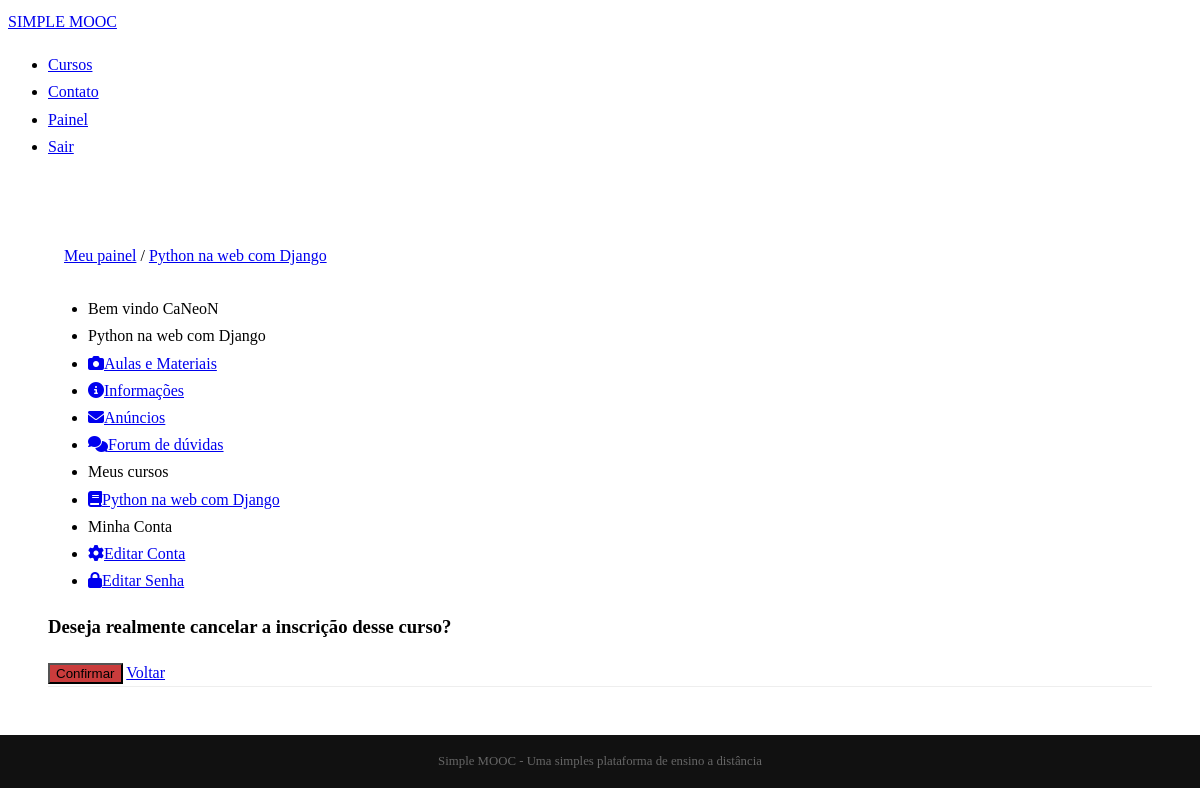
Screenshot of /cursos/python-na-web-com-django/cancelar-inscricao (signed in) with the database file from the repository.
### Simplemooc/courses/models.py (models this page shows, shortened)
class Course(models.Model):
    name = models.CharField("Nome", max_length=100)
    slug = models.SlugField('Atalho')
    description = models.TextField('Descrição simples', blank=True)
    about = models.TextField('Sobre o curso', blank=True)
    start_date = models.DateField('Data de início', blank=True, null=True)
    created_at = models.DateTimeField('Criado em', auto_now_add=True)
    updated_at = models.DateField('Editado em', auto_now=True)
    image = models.ImageField(upload_to = 'courses/images', verbose_name='Imagem', blank=True, null=True)
    objects = CourseManager() #define o método de pesquisa da tabela
    def __str__(self):
        return self.name
    class Meta:
        verbose_name = 'Curso'
        verbose_name_plural = 'Cursos'
        ordering = ['name']

class Enrollments(models.Model):
    STATUS_CHOICES = (
        (0, 'Pendente'),
        (1, 'Aprovado'),
        (2, 'Cancelado'),
        (3, 'Indisponível')
    )
    user = models.ForeignKey(settings.AUTH_USER_MODEL, on_delete=models.CASCADE,
    related_name = 'enrollments_user', verbose_name='Usuário')
    course = models.ForeignKey(Course, on_delete=models.RESTRICT,
    related_name='enrollments_course', verbose_name='Curso')
    status = models.IntegerField('Situação', choices=STATUS_CHOICES, default=0, blank=True)
    created_at = models.DateTimeField('Criado em', auto_now_add=True, blank=True)
    updated_at = models.DateTimeField('Atualizado em', auto_now=True, blank=True)
    class Meta:
        verbose_name = 'Inscrição'
        verbose_name_plural = 'Inscrições'
        ordering = ['course']
        unique_together = (('user', 'course'),)

### Simplemooc/accounts/models.py (models this page shows, shortened)
class User(AbstractBaseUser, PermissionsMixin):
    username = models.CharField(
        'Nome de usuário', max_length=30, unique=True, #O unique = True é necessário
        validators= [RegexValidator(re.compile('^[\w.@+-]+$'), 'O nomes de usuário inserido é inválido')]
    )
    email = models.EmailField('Email', unique=True)
    name = models.CharField('Nome', max_length=100)
    is_active = models.BooleanField('Está ativo?', blank=True, default=True)
    is_staff = models.BooleanField('É da equipe?', blank=True, default=False)
    date_joined = models.DateTimeField('Data de entrada', auto_now_add=True)
    objects = UserManager()
    USERNAME_FIELD = 'username'
    REQUIRED_FIELDS = ['email'] #Lista com atributos obrigatórios
    def __str__(self): # Retorna um nome para o objeto
        return self.name or self.username
    class Meta:
        verbose_name = 'Usuário'
        verbose_name_plural = 'Usuários'

### Simplemooc/courses/views.py (the view)
# urls.py: path('<slug:slug>/cancelar-inscricao', views.undo_enrollment, name = 'undo-enrollment'),
@login_required
def undo_enrollment(request, slug):
    course = get_object_or_404(Course, slug = slug)
    enrollment = get_object_or_404(Enrollments, course = course, user = request.user)
    if request.method == 'POST':
        enrollment.delete()
        messages.success(request, 'Inscrição cancelada com sucesso')
        return redirect('accounts:dashboard')
    template_name = 'courses/undo_enrollment.html'
    context = {
        'course' : course,
        'enrollment' : enrollment
    }
    return render(request, template_name, context)

### Simplemooc/accounts/templatetags/course_tags.py (called while the page is built)
@register.inclusion_tag('accounts/templatetags/my_course.html') # Pasta do template da tag
def my_courses(user):
    enrollments = Enrollments.objects.filter(user = user)
    context = {
        'enrollments' : enrollments
    }
    return context

### Simplemooc/courses/templates/courses/undo_enrollment.html (shortened to what this page needs)
{%extends 'courses/course_dashboard.html'%}
{%block dashboard_content%}
	<form method="POST" >
		<h3>Deseja realmente cancelar a inscrição desse curso?</h3>
		<div class="pure-controls">
			<button type="submit" class="pure-button button-error">Confirmar</button>
			<a href="{% url 'courses:announcements' course.slug%}" class="pure-button">Voltar</a>
		</div>
	</form>
{%endblock%}

### Simplemooc/courses/templates/courses/course_dashboard.html
{%extends 'accounts/dashboard.html'%}
{%block breadcrumb%}
{{block.super}}
<li>/</li>
<li><a href="{%url 'courses:announcements' course.slug%}">{{course}}</a></li>
{%endblock%}
{%block menu-options%}
<li class="pure-menu-heading">{{course}}</li>
<li>
	<a href="{%url 'courses:lessons' course.slug%}">
		<i class="fas fa-camera"></i>Aulas e Materiais
	</a>
</li>
<li>
	<a href="#">
		<i class="fas fa-info-circle"></i>Informações
	</a>
</li>
<li>
	<a href="{% url 'courses:announcements' course.slug%}">
		<i class="fas fa-envelope"></i>Anúncios
	</a>
</li>
<li>
	<a href="#">
		<i class="fas fa-comments"></i>Forum de dúvidas
	</a>
</li>
{{block.super}}
{%endblock%}

### Simplemooc/accounts/templates/accounts/dashboard.html (shortened to what this page needs)
{%extends 'base.html'%}
{%load course_tags%}
{%block content%}
<div class="pure-g-r content-ribbon">
	<div class="pure-u-1-3">
		<ul class="breadcrumb">
			{%block breadcrumb%}
			<li ><a href="{%url 'accounts:dashboard'%}">Meu painel</a></li>
			{%endblock%}
		</ul>
		<div class="pure-menu pure-menu-open">
			<ul>
				<li class="pure-menu-heading">Bem vindo {{user}}</li>
				{%block menu-options%}
				{%my_courses user%}
				<li><a class="pure-menu-heading">Minha Conta</a></li>
				<li><a href="{%url 'accounts:edit'%}"><i class="fas fa-cog"></i>Editar Conta</a></li>
				<li><a href="{%url 'accounts:edit-password'%}"><i class="fas fa-lock"></i>Editar Senha</a></li>
				{%endblock%}
			</ul>
		</div>
	</div>
	<div class="pure-u-2-3">
		<div class="inner">
			{%block dashboard_content%}{%endblock%}
		</div>
	</div>
</div>
{%endblock%}

### Simplemooc/accounts/templates/accounts/templatetags/my_course.html
<li class="pure-menu-heading">Meus cursos</li>
{%for enrollment in enrollments%}
<li><a href="{% url 'courses:announcements' enrollment.course.slug%}"><i class="fas fa-book"></i>{{enrollment.course}}</a></li>
{%empty%}
<li><a href="">Você não está inscrito em nenhum curso</a></li>
{%endfor%}

### Simplemooc/core/static/css/styles.css (style rules this page uses)
* { -webkit-box-sizing: border-box; -moz-box-sizing: border-box; box-sizing: border-box; }
body { margin: 0 auto; line-height: 1.7em; }
.content .content-ribbon { margin: 3em; border-bottom: 1px solid #eee; }
ul.breadcrumb { padding: : 10px 16px; list-style: none; }

### Simplemooc/core/templates/base.html (style rules this page uses)
.button-error { background: rgb(202, 60, 60); }
ul.breadcrumb { list-style-type: none; padding : 10px 16px; }
ul.breadcrumb li { display: inline; }

### rows the page displays
Course: name "Python na web com Django"
User: name+username "CaNeoN"
Enrollments: course "Python na web com Django"
